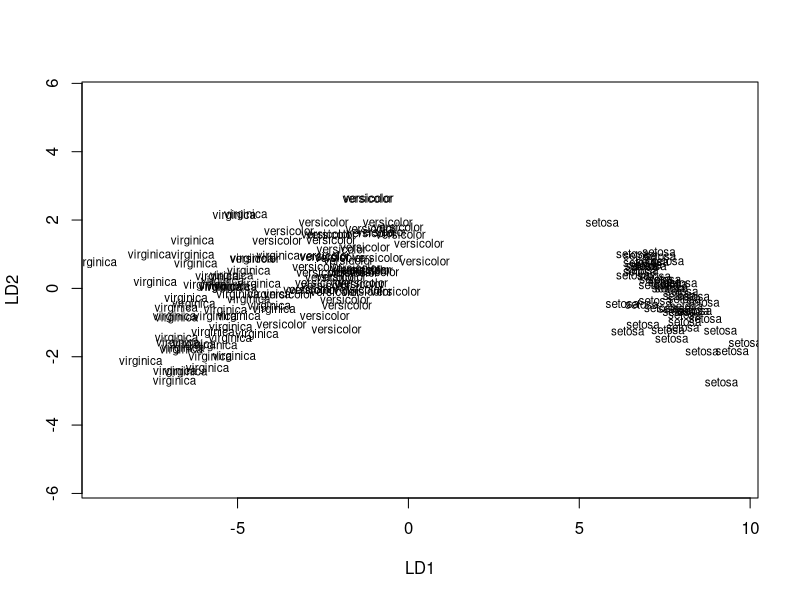
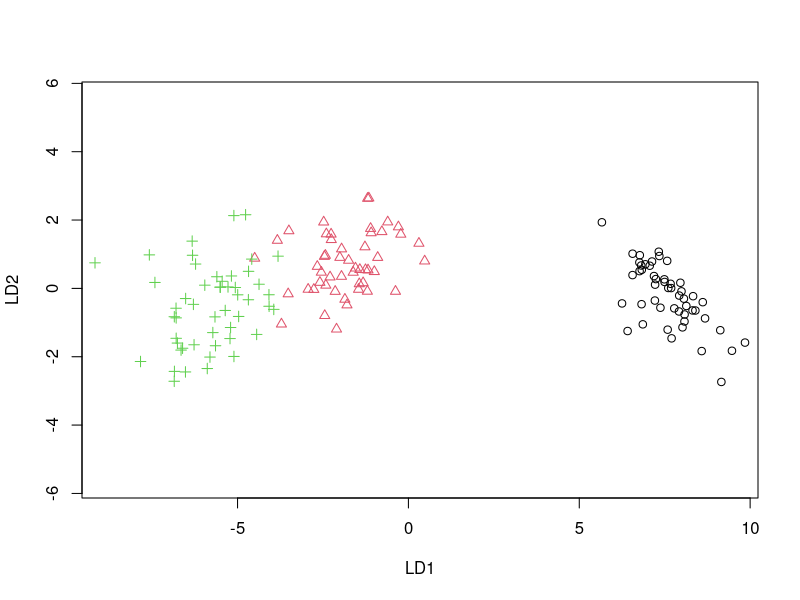

Write the R code that produced these figures, in order.
## ---- chunk 1
library(knitr)
options(digits=5)
opts_chunk$set(comment=NA)
## ---- chunk 2
library(MASS)
## ---- chunk 3
?lda
## ---- chunk 4
z <- lda(Species ~ ., iris)
z
## ---- chunk 5
plot(z)
## ---- chunk 6
eqscplot(predict(z)$x, pch = unclass(iris$Species), col = unclass(iris$Species))
## ---- chunk 7
browseURL("http://www.r-project.org")
